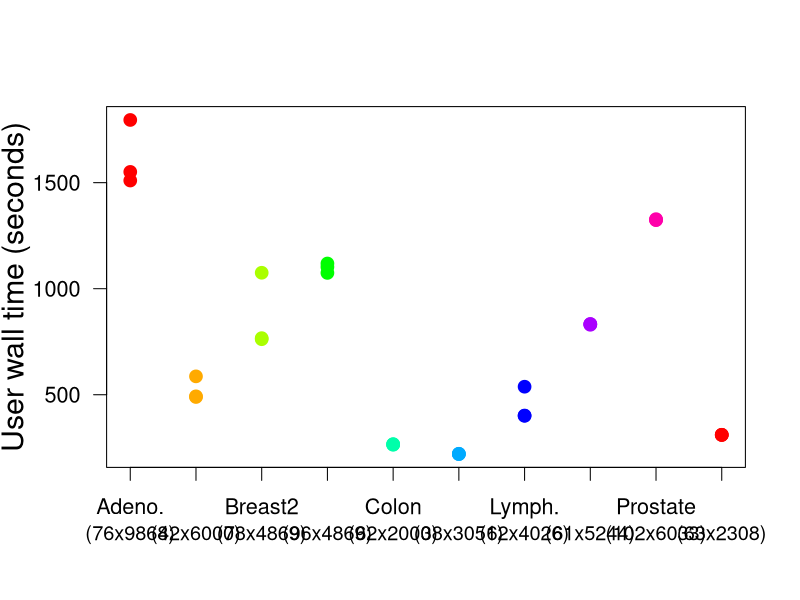

This chart was generated by the following R code:
timings <- scan("web.bnchmk.txt")
## we forgot to run Leukemia first time, we enter the three values here
timings <- c(timings, 221.606, 220.339, 220.343)
data.sets <- c('Colon',
               'Srbct',
               'NCI',
               'Prostate',
               'Breast3',
               'Breast2',
               'Lymph.',
               'Brain',
               'Adeno.')
data.sets <- factor(c(rep(data.sets, 3), rep("Leuk.", 3)))

postscript("web_timings.eps", width = 11, height = 8, paper = "special")
#pdf("web_timings.pdf", width = 11, height = 8, paper = "special")
par(las = 1)
par(cex = 1.3)
par(cex.lab = 1.4)
stripchart(timings ~ data.sets, vertical = TRUE, pch = 19,
           col = rainbow(9), xlab = "",
           ylab = "User wall time (seconds)")

mtext("(76x9868)", side = 1, at = 1, line = 2, cex = 1.2)
mtext("(42x6000)", side = 1, at = 2, line = 2, cex = 1.2)
mtext("(78x4869)", side = 1, at = 3, line = 2, cex = 1.2)
mtext("(96x4869)", side = 1, at = 4, line = 2, cex = 1.2)
mtext("(62x2000)", side = 1, at = 5, line = 2, cex = 1.2)
mtext("(38x3051)", side = 1, at = 6, line = 2, cex = 1.2)
mtext("(62x4026)", side = 1, at = 7, line = 2, cex = 1.2)
mtext("(61x5244)", side = 1, at = 8, line = 2, cex = 1.2)
mtext("(102x6033)", side = 1, at = 9, line = 2, cex = 1.2)
mtext("(63x2308)", side = 1, at = 10, line = 2, cex = 1.2)
dev.off()

